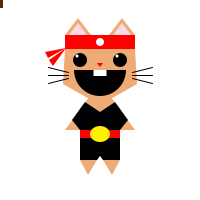
Frame 1 (no input)
Frame 60 (the mouse pressed at the canvas centre just before this capture): identical to frame 1, image omitted
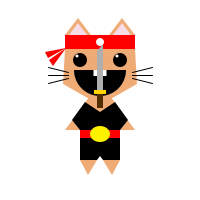
Frame 120 (the mouse held since frame 60 and released just before this capture)

The Processing sketch that drew these frames (run headless with seeded random() and noise(); from frame 60 on, the mouse is pressed at the canvas centre):

// Processing sketch: processing_18043
// ── processing_18043.pde

boolean slash    = false;
boolean shuriken = false;

int fieldX       = 200;
int fieldY       = 200;

int midFieldX    = fieldX/2;
int midFieldY    = fieldY/2;

int leftEarTop   = midFieldX-22;
int rightEarTop  = midFieldX+22;
int earTop       = midFieldY-82;
int earBottom    = midFieldY-65;

int headChinX    = midFieldX;
int headBrowY    = midFieldY-51;

int torsoX       = midFieldX;
int torsoY       = midFieldY-18;

int mouthX       = midFieldX;
int mouthY       = midFieldY-30;
int mouthDiam    = 52;
int mouthGuardX  = midFieldX;
int mouthGuardY  = midFieldY-45;
int mouthGuardW  = 64;
int mouthGuardH  = 30;
  
int teethX       = midFieldX;
int teethY       = midFieldY-27;
int teethWidth   = 13;
int teethHeight  = 6;
  
int noseX        = midFieldX;
int noseY        = midFieldY-33;

int bandX        = midFieldX;
int bandY        = midFieldY-58;
int bandWidth    = 70;
int bandHeight   = 14;
int bandTailX    = midFieldX-34;
int bandTailY    = midFieldY-52;
int bandCircX    = midFieldX;
int bandCircY    = midFieldY-58;
int bandCircDiam = 8;

int eyeX         = midFieldX;
int eyeY         = midFieldY-40;
int eyeDiam      = 14;

int eyeShineX    = midFieldX;
int eyeShineY    = midFieldY-44;
int eyeShineD    = 3;
  
int shirtX       = midFieldX;
int shirtY       = midFieldY+12;

int pantsX       = midFieldX;
int pantsY       = midFieldY+30;

int feetX        = midFieldX;
int feetY        = midFieldY+60;

int beltX        = midFieldX;
int beltY        = midFieldY+34;
int beltWidth    = 40;
int beltHeight   = 8;
  
int whiskLStart  = midFieldX-32;
int whiskLEnd    = midFieldX-52;
int whiskRStart  = midFieldX+32;
int whiskREnd    = midFieldX+52;
int whiskY       = midFieldY-25;

int furR         = 239; 
int furG         = 171;
int furB         = 118;
int innerEarR    = 247;
int innerEarG    = 220;
int innerEarB    = 232;
int accentR      = 255; 
int accentG      = 0;
int accentB      = 0;
int detailR      = 255; 
int detailG      = 242;
int detailB      = 0;
int black        = 0;
int white        = 255;

int shurikenX    = 100;
int shurikenY    = 100;
int shurSize     = 3;
int shurPoint    = shurSize*4;
float shurDiam   = shurSize*1.75;


void setup() {
  size(200,200);
  smooth();
  noCursor();
}

void draw() {
  background(white);
  rectMode(CENTER);
  ellipseMode(CENTER);
  noStroke();
  
  // EARS
  fill(furR,furG,furB);
  triangle(leftEarTop-13,earBottom,leftEarTop+13,earBottom,leftEarTop,earTop);
  triangle(rightEarTop-13,earBottom,rightEarTop+13,earBottom,rightEarTop,earTop);
  fill(innerEarR,innerEarG,innerEarB);
  triangle(leftEarTop-9,earBottom,leftEarTop+9,earBottom,leftEarTop,earTop+5);
  triangle(rightEarTop-9,earBottom,rightEarTop+9,earBottom,rightEarTop,earTop+5);
  
  // HEAD
  fill(furR,furG,furB);
  beginShape();
    vertex(headChinX+35,headBrowY);
    vertex(headChinX+37,headBrowY+35);
    vertex(headChinX,headBrowY+56);
    vertex(headChinX-37,headBrowY+35);
    vertex(headChinX-35,headBrowY);
  endShape(CLOSE);
  
  // TORSO
  fill(furR,furG,furB);
  triangle(torsoX,torsoY,torsoX-35,torsoY+48,torsoX+35,torsoY+48);
  
  // MOUTH
  fill(black);
  ellipse(mouthX,mouthY,mouthDiam,mouthDiam);
  fill(furR,furG,furB);
  rect(mouthGuardX,mouthGuardY,mouthGuardW,mouthGuardH);
  
  // TEETH
  fill(white);
  rect(teethX,teethY,teethWidth,teethHeight);
  
  // NOSE
  fill(accentR,accentG,accentB);  
  triangle(noseX-3,noseY-4,noseX+3,noseY-4,noseX,noseY);
  
  // HEADBAND
  fill(accentR,accentG,accentB);
  rect(bandX,bandY,bandWidth,bandHeight);
  triangle(bandTailX,bandTailY,bandTailX-21,bandTailY+4,bandTailX-18,bandTailY+10);
  triangle(bandTailX,bandTailY,bandTailX-17,bandTailY+12,bandTailX-13,bandTailY+18);
  
  // HEADBAND DETAIL
  fill(white);
  ellipse(bandCircX,bandCircY,bandCircDiam,bandCircDiam);

  // EYES
  fill(black);
  ellipse(eyeX-20,eyeY,eyeDiam,eyeDiam);
  ellipse(eyeX+20,eyeY,eyeDiam,eyeDiam);
  
  // EYE SHINE
  fill(white);
  ellipse(eyeShineX-23,eyeShineY,eyeShineD,eyeShineD);
  ellipse(eyeShineX+17,eyeShineY,eyeShineD,eyeShineD);
  
  // SHIRT
  fill(black);
  beginShape();
    vertex(shirtX-20,shirtY+18);
    vertex(shirtX-28,shirtY+8);
    vertex(shirtX-15,shirtY-10);
    vertex(shirtX,shirtY);         // NECKCENTER
    vertex(shirtX+15,shirtY-10);
    vertex(shirtX+28,shirtY+8);
    vertex(shirtX+20,shirtY+18);
  endShape(CLOSE);

  // PANTS
  fill(black);
  beginShape();
    vertex(pantsX-20,pantsY);
    vertex(pantsX-20,pantsY+30);
    vertex(pantsX-3,pantsY+30);
    vertex(pantsX,pantsY+26);      // ZIPPERCENTER
    vertex(pantsX+3,pantsY+30);
    vertex(pantsX+20,pantsY+30);
    vertex(pantsX+20,pantsY);
  endShape(CLOSE);
  
  // FEET
  fill(furR,furG,furB);
  triangle(feetX-20,feetY,feetX-3,feetY,feetX-12,feetY+15);
  triangle(feetX+20,feetY,feetX+3,feetY,feetX+12,feetY+15);
  
  // BELT
  fill(accentR,accentG,accentB);
  rect(beltX,beltY,beltWidth,beltHeight);
  
  // BELT DETAIL
  fill(detailR,detailG,detailB);
  ellipse(beltX,beltY,beltWidth/2,beltHeight*2);
  
  // WHISKERS
  stroke(black);
  strokeWeight(1);
  line(whiskLStart,whiskY-3,whiskLEnd,whiskY-8);
  line(whiskLStart,whiskY,whiskLEnd,whiskY);
  line(whiskLStart,whiskY+3,whiskLEnd,whiskY+8);
  line(whiskRStart,whiskY-3,whiskREnd,whiskY-8);
  line(whiskRStart,whiskY,whiskREnd,whiskY);
  line(whiskRStart,whiskY+3,whiskREnd,whiskY+8);
  
  // SWORD
  noStroke();
  fill(82,45,0);
  rect(mouseX,mouseY,6,16);
  fill(255,210,0);
  rect(mouseX,mouseY-8,12,4);
  fill(175);
  quad(mouseX-3,mouseY-10,mouseX+3,mouseY-10,mouseX+3,mouseY-56,mouseX-3,mouseY-49);
  
  // SLASH
  
  if (mousePressed) {
    slash = true;
  } else {
    slash = false;
  }
  
  if (slash) {
    stroke(accentR,accentG,accentB);
    strokeWeight(abs(pmouseX-mouseX)/2);
    line(pmouseX+3,pmouseY-56,mouseX+3,mouseY-56); 
  } else {
    noStroke();
  }
  
  if (keyPressed) {
    shuriken = true;
  } else {
    shuriken = false;
  }

  if (shuriken) {
    slash = false;
    fill(accentR,accentG,accentB);
    beginShape();
      vertex(shurikenX-shurSize,shurikenY-shurSize);
      vertex(shurikenX,shurikenY-shurPoint);
      vertex(shurikenX+shurSize,shurikenY-shurSize);
      vertex(shurikenX+shurPoint,shurikenY);
      vertex(shurikenX+shurSize,shurikenY+shurSize);
      vertex(shurikenX,shurikenY+shurPoint);
      vertex(shurikenX-shurSize,shurikenY+shurSize);
      vertex(shurikenX-shurPoint,shurikenY);
    endShape(CLOSE);
    fill(white);
    ellipse(shurikenX,shurikenY,shurDiam,shurDiam);
    
    shurikenX = int(random(0,fieldX));
    shurikenY = int(random(0,fieldY));
  } else {
  }  
  
}
